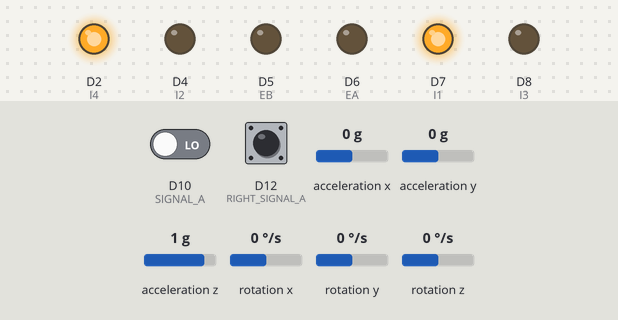
This sketch was run on a simulated Arduino Nano 33 IoT. Shown: output pins drawn as LEDs (lit = HIGH). The inputs (shaded band) are chosen by the test bench; at power-on: D10 (SIGNAL_A) LOW, D12 (RIGHT_SIGNAL_A) LOW, acceleration x 0 g, acceleration y 0 g, acceleration z 1 g, rotation x 0 °/s, rotation y 0 °/s, rotation z 0 °/s. What the sketch prints to the serial monitor is not drawn.

Above: at 0.1 s.
Timing chart, 0 to 1.6 s (numbered marks = the images above):
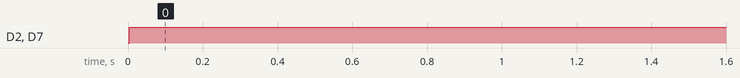

Measured:
- by itself, D2 (I4), D7 (I1): LOW → HIGH at 0.00 s

The sketch:

robot_pi_controller.ino
```cpp
#include <Arduino.h>
#include <Arduino_LSM6DS3.h>

// ============================================================
// PIN DEFINITIONS
// ============================================================

// Wheel PWM pins (must be PWM-capable)
int EA = 6;
int EB = 5;

// Wheel direction digital pins
int I1 = 7;
int I2 = 4;
int I3 = 8;
int I4 = 2;

// Left wheel encoder pins
const byte SIGNAL_A       = 10;
const byte SIGNAL_B       = 11;

// Right wheel encoder pins
const byte RIGHT_SIGNAL_A = 12;
const byte RIGHT_SIGNAL_B = 13;

// ============================================================
// ROBOT PARAMETERS
// ============================================================

// Encoder ticks per full motor revolution
const int TPR = 3150;

// Wheel radius [m]
const double RHO = 0.0625;

// Vehicle track width (distance between wheels) [m]
const double ELL = 0.2775;

// Sampling interval [ms]
const int T = 100;

// ============================================================
// ENCODER STATE  (volatile — modified inside ISRs)
// ============================================================

volatile long left_encoder_ticks  = 0;
volatile long right_encoder_ticks = 0;

// ============================================================
// SPEED ESTIMATES
// ============================================================

double omega_L = 0.0;              // Left  wheel angular speed  [rad/s]
double omega_R = 0.0;              // Right wheel angular speed  [rad/s]
double translational_speed_L = 0.0; // Left  wheel linear speed   [m/s]
double translational_speed_R = 0.0; // Right wheel linear speed   [m/s]
double v     = 0.0;                // Vehicle forward speed       [m/s]
double omega = 0.0;                // Vehicle yaw rate            [rad/s]

// ============================================================
// IMU VARIABLES
// ============================================================

float omega_x, omega_y, omega_z;
float a_x, a_y, a_z;
float a_f, g_f;

// Gyro biases (measured at rest)
float x_bias = -0.18;
float y_bias = -0.31;
float z_bias = -0.43;

// ============================================================
// PI CONTROLLER PARAMETERS
// ============================================================

// Setpoints — updated via serial commands from the Raspberry Pi
double v_desired   = 0.0;   // desired vehicle speed    [m/s]
double omega_D     = 0.0;   // desired vehicle yaw rate [rad/s]

// Derived wheel setpoints
double v_L_desired = 0.0;
double v_R_desired = 0.0;

// Gains
const double K_P = 80.0;    // Proportional gain
double       K_I = 20.0;    // Integral gain

// Errors
double error_L = 0.0;
double error_R = 0.0;

// Integral accumulators
double e_int_L = 0.0;
double e_int_R = 0.0;

// Controller outputs [0-255]
int L_output = 0;
int R_output = 0;

// Minimum PWM to overcome motor deadzone
const int PWM_MIN = 100;

// Timing
long t_now  = 0;
long t_last = 0;

// ============================================================
// INTERRUPT SERVICE ROUTINES
// ============================================================

void leftEncoderISR() {
    if (digitalRead(SIGNAL_B)) {
        left_encoder_ticks++;
    } else {
        left_encoder_ticks--;
    }
}

void rightEncoderISR() {
    if (digitalRead(RIGHT_SIGNAL_B)) {
        right_encoder_ticks++;
    } else {
        right_encoder_ticks--;
    }
}

// ============================================================
// KINEMATICS HELPERS
// ============================================================

double compute_vehicle_speed(double v_L, double v_R) {
    return 0.5 * (v_L + v_R);
}

double compute_vehicle_turn_rate(double v_L, double v_R) {
    return (1.0 / ELL) * (v_R - v_L);
}

void compute_desired_wheel_parameters(double v_d, double omega_d,
                                      double &v_L, double &v_R) {
    v_L = v_d - 0.5 * ELL * omega_d;
    v_R = v_d + 0.5 * ELL * omega_d;
}

// ============================================================
// PI CONTROLLER
// ============================================================

short controller_PI(double e_now, double K_P, double e_int, double K_I) {
    short U = (short)(K_P * e_now + K_I * e_int);
    if (U >  255) U =  255;
    if (U < -255) U = -255;
    return U;
}

// ============================================================
// SERIAL COMMAND PARSER
// Parse format: "v:{float},w:{float}\n"  sent by arduino_bridge_node.py
// ============================================================

void parseSerialCommand(const String &cmd) {
    // Expect "v:X.XXXX,w:Y.YYYY"
    if (!cmd.startsWith("v:")) return;

    int comma = cmd.indexOf(',');
    if (comma < 0) return;

    v_desired = cmd.substring(2, comma).toFloat();
    omega_D   = cmd.substring(comma + 3).toFloat();  // skip "w:"

    // Reset integrals when a new setpoint arrives to avoid windup carry-over
    e_int_L = 0.0;
    e_int_R = 0.0;
}

// ============================================================
// MOTOR DRIVER HELPERS
// ============================================================

void setMotors(int l_cmd, int r_cmd) {
    // Right wheels
    if (r_cmd >= 0) {
        digitalWrite(I3, LOW);
        digitalWrite(I4, HIGH);
    } else {
        digitalWrite(I3, HIGH);
        digitalWrite(I4, LOW);
    }
    analogWrite(EB, abs(r_cmd));

    // Left wheels
    if (l_cmd >= 0) {
        digitalWrite(I1, HIGH);
        digitalWrite(I2, LOW);
    } else {
        digitalWrite(I1, LOW);
        digitalWrite(I2, HIGH);
    }
    analogWrite(EA, abs(l_cmd));
}

// ============================================================
// SETUP
// ============================================================

void setup() {
    Serial.begin(9600);

    // Motor driver pins
    pinMode(EA, OUTPUT);
    pinMode(EB, OUTPUT);
    pinMode(I1, OUTPUT);
    pinMode(I2, OUTPUT);
    pinMode(I3, OUTPUT);
    pinMode(I4, OUTPUT);

    // Encoder pins
    pinMode(SIGNAL_A,       INPUT);
    pinMode(SIGNAL_B,       INPUT);
    pinMode(RIGHT_SIGNAL_A, INPUT);
    pinMode(RIGHT_SIGNAL_B, INPUT);

    // Attach interrupts — separate ISRs for each wheel
    attachInterrupt(digitalPinToInterrupt(SIGNAL_A),       leftEncoderISR,  RISING);
    attachInterrupt(digitalPinToInterrupt(RIGHT_SIGNAL_A), rightEncoderISR, RISING);

    // Initialise IMU
    if (!IMU.begin()) {
        Serial.println("Failed to initialize IMU");
        while (1) delay(10);
    }

    a_f = IMU.accelerationSampleRate();
    g_f = IMU.gyroscopeSampleRate();

    Serial.println("Arduino ready. Awaiting commands from Pi.");
}

// ============================================================
// MAIN LOOP
// ============================================================

void loop() {
    t_now = millis();

    // ----------------------------------------------------------
    // 1. Read incoming serial command from Raspberry Pi
    // ----------------------------------------------------------
    if (Serial.available() > 0) {
        String incoming = Serial.readStringUntil('\n');
        incoming.trim();
        parseSerialCommand(incoming);
    }

    // ----------------------------------------------------------
    // 2. Read IMU (as fast as available — used for future fusion)
    // ----------------------------------------------------------
    if (IMU.accelerationAvailable()) {
        IMU.readAcceleration(a_x, a_y, a_z);
    }
    if (IMU.gyroscopeAvailable()) {
        IMU.readGyroscope(omega_x, omega_y, omega_z);
    }

    // ----------------------------------------------------------
    // 3. Control loop — runs every T ms
    // ----------------------------------------------------------
    if (t_now - t_last >= T) {
        double dt = (double)(t_now - t_last) / 1000.0;

        // --- Speed estimation ---
        omega_L = 2.0 * PI * ((double)left_encoder_ticks  / (double)TPR) * 1000.0 / (double)(t_now - t_last);
        omega_R = 2.0 * PI * ((double)right_encoder_ticks / (double)TPR) * 1000.0 / (double)(t_now - t_last);

        translational_speed_L = omega_L * RHO;
        translational_speed_R = omega_R * RHO;

        v     = compute_vehicle_speed(translational_speed_L, translational_speed_R);
        omega = compute_vehicle_turn_rate(translational_speed_L, translational_speed_R);

        // --- Desired wheel speeds ---
        compute_desired_wheel_parameters(v_desired, omega_D, v_L_desired, v_R_desired);

        // --- Errors ---
        error_L = v_L_desired - translational_speed_L;
        error_R = v_R_desired - translational_speed_R;

        // --- Integrate errors ---
        e_int_L += error_L * dt;
        e_int_R += error_R * dt;

        // --- Integral clamping (anti-windup) ---
        double e_int_max = 255.0 / max(K_I, 1.0);
        e_int_L = constrain(e_int_L, -e_int_max, e_int_max);
        e_int_R = constrain(e_int_R, -e_int_max, e_int_max);

        // --- PI controller ---
        L_output = controller_PI(error_L, K_P, e_int_L, K_I);
        R_output = controller_PI(error_R, K_P, e_int_R, K_I);

        // --- Back-calculation anti-windup: undo last integral step if saturated ---
        if (L_output ==  255 || L_output == -255) e_int_L -= error_L * dt;
        if (R_output ==  255 || R_output == -255) e_int_R -= error_R * dt;

        // --- Update timing and reset encoder counts ---
        t_last = t_now;
        left_encoder_ticks  = 0;
        right_encoder_ticks = 0;
    }

    // ----------------------------------------------------------
    // 4. Apply motor commands (runs every loop iteration for
    //    smooth PWM output, not just every T ms)
    // ----------------------------------------------------------
    setMotors(L_output, R_output);
}
```
